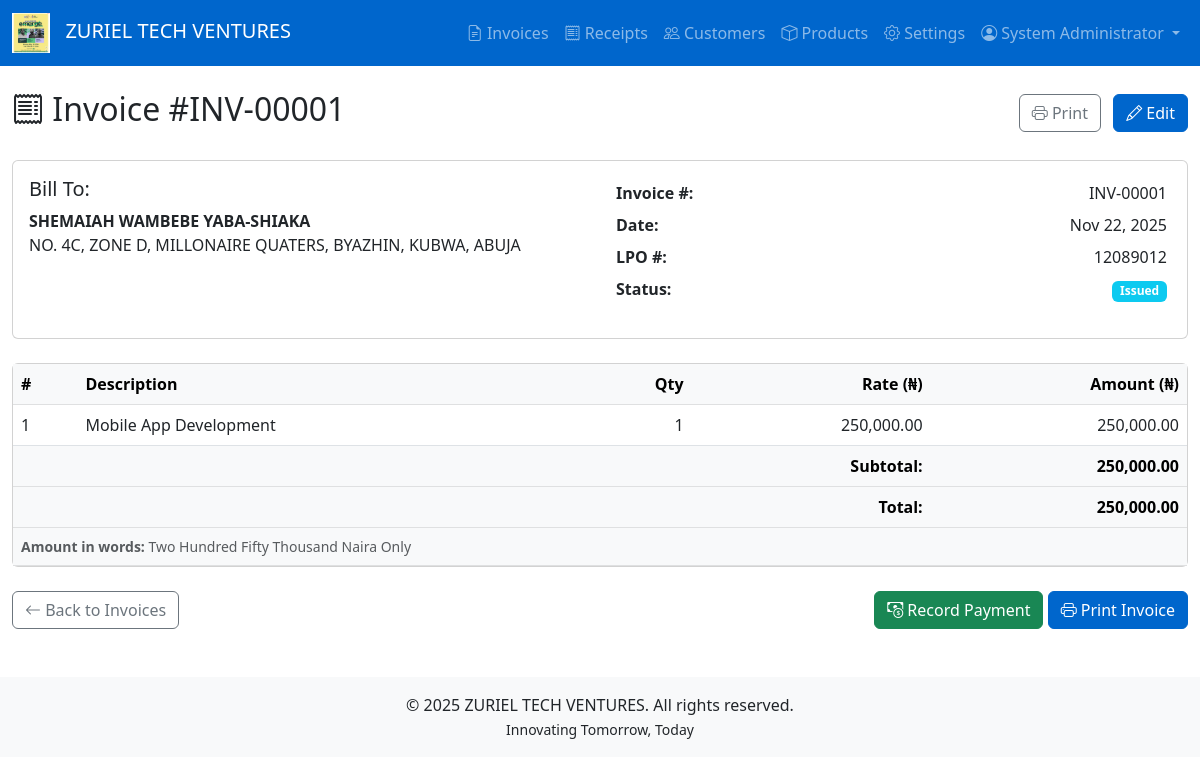
Page /invoices/view/1 (signed in) on the earlier database version.
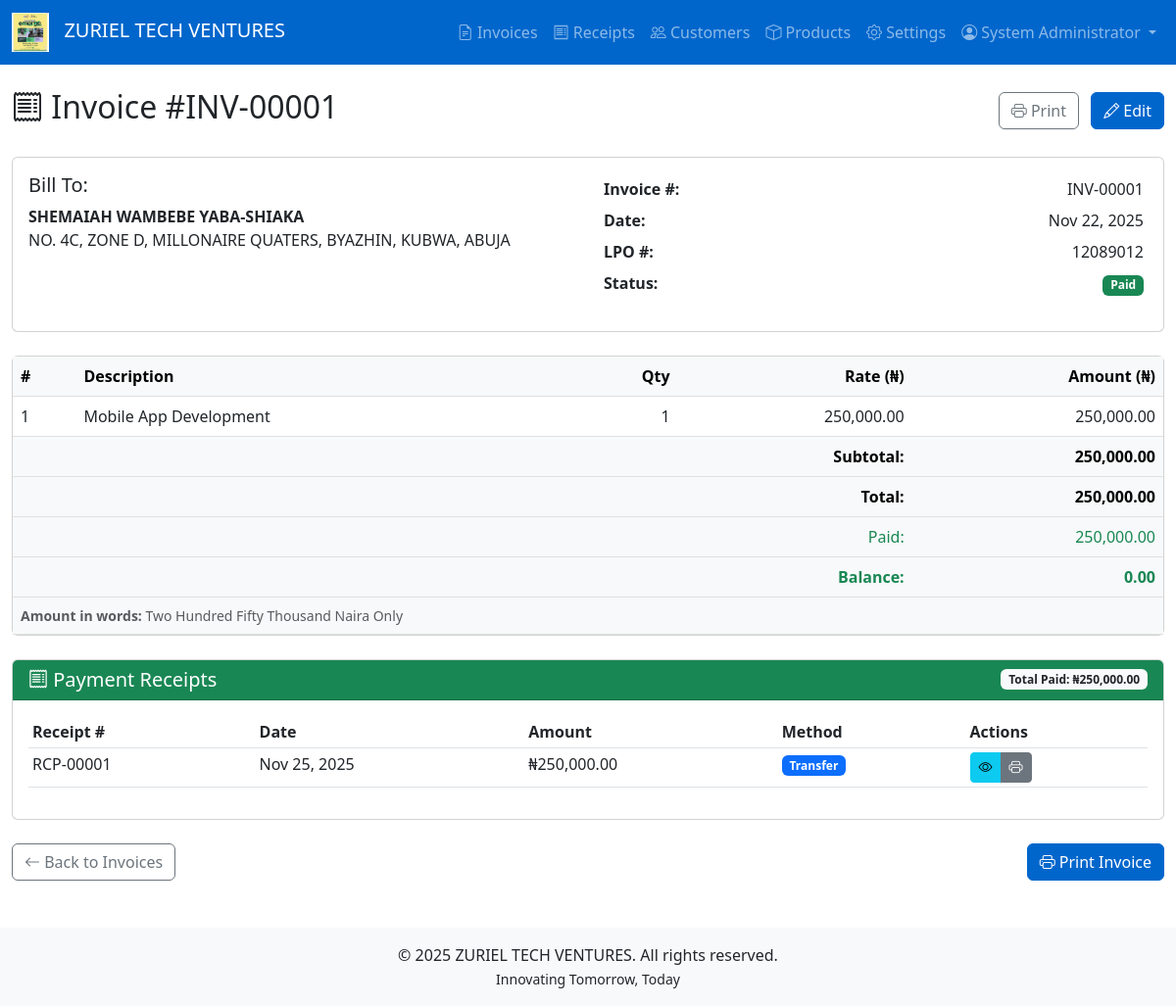
Same page on the later database version.
### tables this page shows
CREATE TABLE `invoices` (
  `id` int(11) NOT NULL,
  `invoice_number` varchar(50) NOT NULL,
  `customer_id` int(11) DEFAULT NULL,
  `customer_name` varchar(255) NOT NULL,
  `customer_address` text DEFAULT NULL,
  `invoice_date` date NOT NULL,
  `lpo_number` varchar(100) DEFAULT NULL,
  `subtotal` decimal(10,2) NOT NULL DEFAULT 0.00,
  `total` decimal(10,2) NOT NULL DEFAULT 0.00,
  `paid_amount` decimal(10,2) DEFAULT 0.00,
  `amount_in_words` text DEFAULT NULL,
  `invoice_type` enum('cash','credit') DEFAULT 'cash',
  `status` enum('draft','issued','paid','archived') DEFAULT 'issued',
  `created_at` timestamp NOT NULL DEFAULT current_timestamp(),
  `updated_at` timestamp NOT NULL DEFAULT current_timestamp() ON UPDATE current_timestamp()
);

CREATE TABLE `invoice_items` (
  `id` int(11) NOT NULL,
  `invoice_id` int(11) NOT NULL,
  `qty` int(11) NOT NULL,
  `description` text NOT NULL,
  `rate` decimal(10,2) NOT NULL,
  `amount` decimal(10,2) NOT NULL
);

CREATE TABLE `receipts` (
  `id` int(11) NOT NULL,
  `receipt_number` varchar(50) NOT NULL,
  `invoice_id` int(11) DEFAULT NULL,
  `receipt_date` date NOT NULL,
  `received_from` varchar(255) NOT NULL,
  `amount_naira` int(11) NOT NULL,
  `amount_kobo` int(11) NOT NULL DEFAULT 0,
  `total_amount` decimal(10,2) NOT NULL,
  `payment_for` text NOT NULL,
  `payment_method` enum('cash','transfer','pos','other') NOT NULL,
  `status` enum('issued','archived') DEFAULT 'issued',
  `created_at` timestamp NOT NULL DEFAULT current_timestamp(),
  `updated_at` timestamp NOT NULL DEFAULT current_timestamp() ON UPDATE current_timestamp()
);

### app/controllers/InvoiceController.php (called while the page is built, shortened)
<?php
require_once __DIR__ . '/../models/Invoice.php';
class InvoiceController extends ProtectedController {
    private $invoiceModel;
    public function __construct($db) {
        $this->invoiceModel = new Invoice($db);
    }
    public function show($id) {
        $invoice = $this->invoiceModel->getWithItems($id);
        $this->view('invoices/show', [
            'invoice' => $invoice
        ]);
    }
}
?>

### app/models/model.php (called while the page is built, shortened)
<?php
class Model {
    protected $db;
    protected $table;
    public function __construct($db) {
        $this->db = $db;
    }
    public function find($id) {
        $stmt = $this->db->prepare("SELECT * FROM {$this->table} WHERE id = :id");
        $stmt->execute(['id' => $id]);
        return $stmt->fetch();
    }
}
?>

### app/models/invoice.php (called while the page is built, shortened)
<?php
require_once __DIR__ . '/Model.php';
class Invoice extends Model {
    public function getWithItems($id) {
        $invoice = $this->find($id);
        if ($invoice) {
            $invoice['items'] = $this->getItems($id);
        }
        return $invoice;
    }
    public function getItems($invoiceId) {
        $stmt = $this->db->prepare("SELECT * FROM invoice_items WHERE invoice_id = :invoice_id");
        $stmt->execute(['invoice_id' => $invoiceId]);
        return $stmt->fetchAll();
    }
}
?>

### config/config.php (called while the page is built, shortened)
<?php
class Config {
    private static $config = [];
    public static function load($db) {
        try {
            $stmt = $db->query("SELECT config_key, config_value FROM config");
            while ($row = $stmt->fetch(PDO::FETCH_ASSOC)) {
                self::$config[$row['config_key']] = $row['config_value'];
            }
        } catch (PDOException $e) {
            self::loadDefaults();
        }
    }
    public static function get($key, $default = null) {
        return self::$config[$key] ?? $default;
    }
    public static function url($path = '') {
        $scriptPath = str_replace('\\', '/', dirname($_SERVER['SCRIPT_NAME']));
        $basePath = str_replace('/public', '', $scriptPath);
        $path = ltrim($path, '/');
        return $basePath . ($path ? '/' . $path : '');
    }
}
?>

### app/models/receipt.php (called while the page is built, shortened)
<?php
require_once __DIR__ . '/Model.php';
class Receipt extends Model {
    protected $table = 'receipts';
    public function getByInvoice($invoiceId) {
        $stmt = $this->db->prepare("
            SELECT * FROM {$this->table}
            WHERE invoice_id = :invoice_id
            ORDER BY receipt_date DESC
        ");
        $stmt->execute(['invoice_id' => $invoiceId]);
        return $stmt->fetchAll();
    }
}
?>

### app/views/invoices/show.php (the view)
<?php
require_once __DIR__ . '/../layouts/header.php';
require_once __DIR__ . '/../../models/Receipt.php';
$receiptModel = new Receipt($GLOBALS['db'] ?? $this->db ?? Database::getInstance()->getConnection());
$receipts = $receiptModel->getByInvoice($invoice['id']);
$totalPaid = array_sum(array_column($receipts, 'total_amount'));
$balance = $invoice['total'] - $totalPaid;
?>
<div class="row">
    <div class="col-12">
        <div class="d-flex justify-content-between align-items-center mb-4">
            <h2><i class="bi bi-receipt"></i> Invoice #<?php echo htmlspecialchars($invoice['invoice_number']); ?></h2>
            <div>
                <a href="<?php echo Config::url('invoices/print/' . $invoice['id']); ?>" class="btn btn-outline-secondary me-2" target="_blank">
                    <i class="bi bi-printer"></i> Print
                </a>
                <a href="<?php echo Config::url('invoices/edit/' . $invoice['id']); ?>" class="btn btn-primary">
                    <i class="bi bi-pencil"></i> Edit
                </a>
            </div>
        </div>
        <div class="card mb-4">
            <div class="card-body">
                <div class="row">
                    <div class="col-md-6">
                        <h5>Bill To:</h5>
                        <address>
                            <strong><?php echo htmlspecialchars($invoice['customer_name']); ?></strong><br>
                            <?php echo nl2br(htmlspecialchars($invoice['customer_address'])); ?>
                        </address>
                    </div>
                    <div class="col-md-6 text-md-end">
                        <table class="table table-sm table-borderless float-md-end">
                            <tr>
                                <th class="text-start">Invoice #:</th>
                                <td class="text-end"><?php echo htmlspecialchars($invoice['invoice_number']); ?></td>
                            </tr>
                            <tr>
                                <th class="text-start">Date:</th>
                                <td class="text-end"><?php echo date('M d, Y', strtotime($invoice['invoice_date'])); ?></td>
                            </tr>
                            <?php if (!empty($invoice['lpo_number'])): ?>
                            <tr>
                                <th class="text-start">LPO #:</th>
                                <td class="text-end"><?php echo htmlspecialchars($invoice['lpo_number']); ?></td>
                            </tr>
                            <?php endif; ?>
                            <tr>
                                <th class="text-start">Status:</th>
                                <td class="text-end">
                                    <span class="badge bg-<?php
                                        echo match($invoice['status']) {
                                            'draft' => 'secondary',
                                            'issued' => 'info',
                                            'paid' => 'success',
                                            'overdue' => 'warning',
                                            default => 'secondary'
                                        };
                                    ?>">
                                        <?php echo ucfirst(htmlspecialchars($invoice['status'])); ?>
                                    </span>
                                </td>
                            </tr>
                        </table>
                    </div>
                </div>
            </div>
        </div>
        <div class="card mb-4">
            <div class="table-responsive">
                <table class="table table-hover mb-0">
                    <thead class="table-light">
                        <tr>
                            <th>#</th>
                            <th>Description</th>
                            <th class="text-end">Qty</th>
                            <th class="text-end">Rate (<?php echo Config::get('CURRENCY_SYMBOL_MAJOR', '₦'); ?>)</th>
                            <th class="text-end">Amount (<?php echo Config::get('CURRENCY_SYMBOL_MAJOR', '₦'); ?>)</th>
                        </tr>
                    </thead>
                    <tbody>
                        <?php foreach ($invoice['items'] as $index => $item): ?>
                        <tr>
                            <td><?php echo $index + 1; ?></td>
                            <td><?php echo nl2br(htmlspecialchars($item['description'])); ?></td>
                            <td class="text-end"><?php echo number_format($item['qty']); ?></td>
                            <td class="text-end"><?php echo number_format($item['rate'], 2); ?></td>
                            <td class="text-end"><?php echo number_format($item['amount'], 2); ?></td>
                        </tr>
                        <?php endforeach; ?>
                    </tbody>
                    <tfoot class="table-light">
                        <tr>
                            <td colspan="4" class="text-end fw-bold">Subtotal:</td>
                            <td class="text-end fw-bold"><?php echo number_format($invoice['subtotal'], 2); ?></td>
                        </tr>
                        <tr>
                            <td colspan="4" class="text-end fw-bold">Total:</td>
                            <td class="text-end fw-bold"><?php echo number_format($invoice['total'], 2); ?></td>
                        </tr>
                        <?php if ($totalPaid > 0): ?>
                        <tr>
                            <td colspan="4" class="text-end text-success">Paid:</td>
                            <td class="text-end text-success"><?php echo number_format($totalPaid, 2); ?></td>
                        </tr>
                        <tr>
                            <td colspan="4" class="text-end <?php echo $balance > 0 ? 'text-danger' : 'text-success'; ?>">
                                <strong>Balance:</strong>
                            </td>
                            <td class="text-end <?php echo $balance > 0 ? 'text-danger' : 'text-success'; ?>">
                                <strong><?php echo number_format($balance, 2); ?></strong>
                            </td>
                        </tr>
                        <?php endif; ?>
                        <tr>
                            <td colspan="5" class="text-muted small">
                                <strong>Amount in words:</strong> <?php echo htmlspecialchars($invoice['amount_in_words']); ?>
                            </td>
                        </tr>
                    </tfoot>
                </table>
            </div>
        </div>
        <?php if (!empty($receipts)): ?>
        <div class="card mb-4">
            <div class="card-header bg-success text-white d-flex justify-content-between align-items-center">
                <h5 class="mb-0"><i class="bi bi-receipt"></i> Payment Receipts</h5>
                <span class="badge bg-light text-dark">
                    Total Paid: <?php echo Config::get('CURRENCY_SYMBOL_MAJOR', '₦'); ?><?php echo number_format($totalPaid, 2); ?>
                </span>
            </div>
            <div class="card-body">
                <div class="table-responsive">
                    <table class="table table-sm">
                        <thead>
                            <tr>
                                <th>Receipt #</th>
                                <th>Date</th>
                                <th>Amount</th>
                                <th>Method</th>
                                <th>Actions</th>
                            </tr>
                        </thead>
                        <tbody>
                            <?php foreach ($receipts as $receipt): ?>
                            <tr>
                                <td><?php echo htmlspecialchars($receipt['receipt_number']); ?></td>
                                <td><?php echo date('M d, Y', strtotime($receipt['receipt_date'])); ?></td>
                                <td><?php echo Config::get('CURRENCY_SYMBOL_MAJOR', '₦'); ?><?php echo number_format($receipt['total_amount'], 2); ?></td>
                                <td>
                                    <span class="badge bg-<?php
                                        echo match($receipt['payment_method']) {
                                            'cash' => 'success',
                                            'transfer' => 'primary',
                                            'pos' => 'info',
                                            default => 'secondary'
                                        };
                                    ?>">
                                        <?php echo ucfirst($receipt['payment_method']); ?>
                                    </span>
                                </td>
                                <td>
                                    <div class="btn-group btn-group-sm">
                                        <a href="<?php echo Config::url('receipts/view/' . $receipt['id']); ?>"
                                           class="btn btn-info" title="View">
                                            <i class="bi bi-eye"></i>
                                        </a>
                                        <a href="<?php echo Config::url('receipts/print/' . $receipt['id']); ?>"
                                           class="btn btn-secondary" title="Print" target="_blank">
                                            <i class="bi bi-printer"></i>
                                        </a>
                                    </div>
                                </td>
                            </tr>
                            <?php endforeach; ?>
                        </tbody>
                    </table>
                </div>
            </div>
        </div>
        <?php endif; ?>
        <div class="d-flex justify-content-between">
            <a href="<?php echo Config::url('invoices'); ?>" class="btn btn-outline-secondary">
                <i class="bi bi-arrow-left"></i> Back to Invoices
            </a>
            <div>
                <?php if ($invoice['status'] !== 'paid' && $balance > 0): ?>
                <a href="<?php echo Config::url('receipts/create?invoice_id=' . $invoice['id']); ?>" class="btn btn-success">
                    <i class="bi bi-cash-coin"></i> Record Payment
                </a>
                <?php endif; ?>
                <a href="<?php echo Config::url('invoices/print/' . $invoice['id']); ?>" class="btn btn-primary" target="_blank">
                    <i class="bi bi-printer"></i> Print Invoice
                </a>
            </div>
        </div>
    </div>
</div>
<?php require_once __DIR__ . '/../layouts/footer.php'; ?>

Differences in the rows shown:
changed invoices "INV-00001": status "Issued" → "Paid"; total (not shown) → "0.00"
added receipts: receipt_number "RCP-00001", receipt_date "Nov 25, 2025", total_amount "250,000.00", payment_method "Transfer"
Other differences:
$totalPaid: (not shown) → "250,000.00"
Config::get('CURRENCY_SYMBOL_MAJOR', '₦'): (not shown) → "₦"
text no longer shown: "Record Payment"
text now shown: "Paid: Balance: Payment Receipts Total Paid: Receipt # Date Amount Method Actions"
